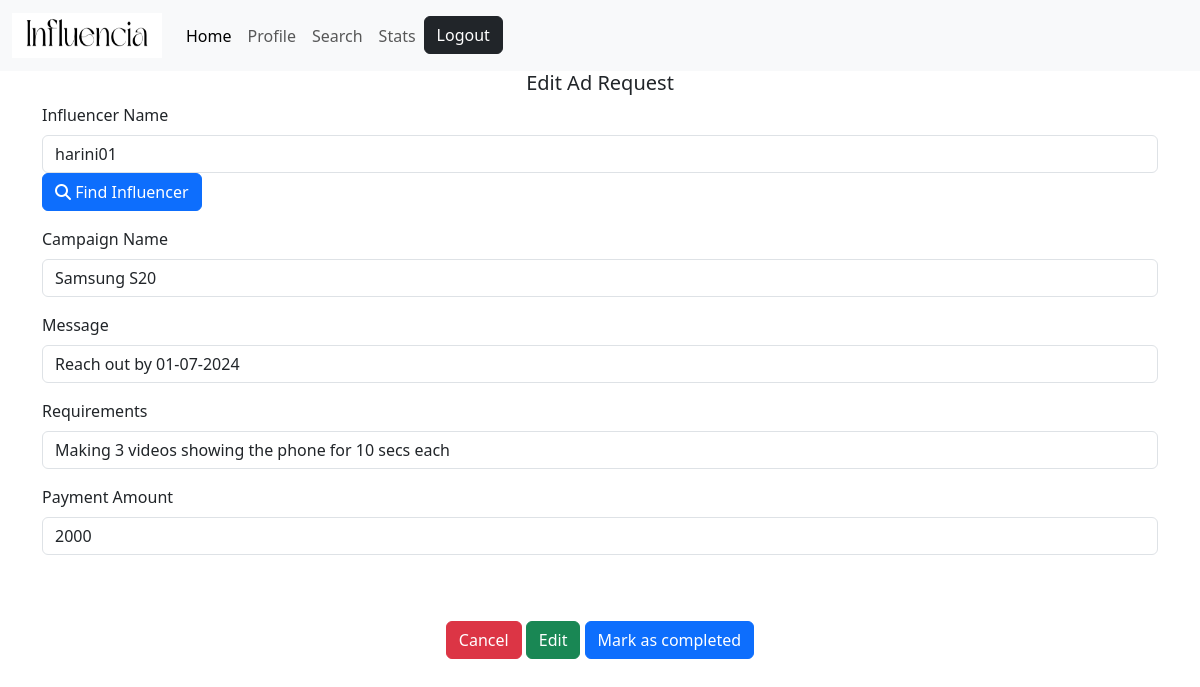
Screenshot of /campaign/adrequest/edit/2/2 (signed in) with the database file from the repository.
### models.py (models this page shows)
class Influencer(db.Model):
    __tablename__="influencer"
    id=db.Column(db.Integer,primary_key=True)
    name=db.Column(db.String,unique=True,nullable=False)
    reach=db.Column(db.String(16))
    niche=db.Column(db.String(256))
    category=db.Column(db.String(256),nullable=False)
    platform=db.Column(db.String(64))
    user_id=db.Column(db.Integer,db.ForeignKey("user.id"))
    profile_pic=db.Column(db.String,nullable=False,default="default_pic.jpg")
    about=db.Column(db.String,nullable=True)
    adreqs=db.relationship("AdRequest",backref="influencer", lazy=True,cascade='all,delete-orphan')
    messages=db.relationship("Message",backref="influencer", lazy=True, cascade="all,delete-orphan")

class Campaign(db.Model):
    __tablename__="campaign"
    id=db.Column(db.Integer,primary_key=True)
    camp_name=db.Column(db.String(32),nullable=False,unique=True)
    description=db.Column(db.String(256))
    niche=db.Column(db.String(256))
    budget=db.Column(db.Integer,nullable=False)
    start_date=db.Column(db.Date,nullable=False)
    end_date=db.Column(db.Date,nullable=False)
    goals=db.Column(db.String(256))
    visibility=db.Column(db.String(16),default="public")
    spo_id=db.Column(db.Integer,db.ForeignKey("sponsor.id"))
    is_flagged=db.Column(db.Boolean,default=False,nullable=False)
    status=db.Column(db.String(32),default="active") #[active,completed,progress(?)]
    adreqs=db.relationship("AdRequest",backref="campaign", lazy=True,cascade='all,delete-orphan')

class Message(db.Model):
    id=db.Column(db.Integer,primary_key=True)
    message_body=db.Column(db.String(256),nullable=False)
    ad_id=db.Column(db.Integer,db.ForeignKey("adrequest.id"))
    influ_id=db.Column(db.Integer,db.ForeignKey("influencer.id"))
    datetime=db.Column(db.DateTime,nullable=False,default=datetime.now())

class AdRequest(db.Model):
    __tablename__="adrequest"
    id=db.Column(db.Integer,primary_key=True)
    influ_id=db.Column(db.Integer,db.ForeignKey("influencer.id"))
    camp_id=db.Column(db.Integer,db.ForeignKey("campaign.id"))
    requirements=db.Column(db.String(256),default="to be written by sponsor")
    pay_amt=db.Column(db.Integer,nullable=False)
    status=db.Column(db.String(32),default="pending") #[pending, accepted, rejected, requested, completed, messaged]
    messages=db.relationship("Message",backref="adrequest", lazy=True, cascade="all,delete-orphan")

### routes.py (the view, shortened to what this page needs)
@app.route('/campaign/adrequest/edit/<int:id>/<int:ad_id>',methods=['GET','POST'])
@check_session
def edit_adreq(id,ad_id):
    campaign=Campaign.query.get(id)
    adreq=AdRequest.query.get(ad_id)
    print(campaign.camp_name,adreq.influencer.name)
    print(adreq)
    message=Message.query.filter_by(ad_id=ad_id,influ_id=adreq.influencer.id).first()
    if not campaign:
        flash("Campaign doesn't exist",category="danger")
        return redirect(url_for('home'))
    if not adreq:
        flash("Ad Request doesn't exist",category="danger")
        return redirect(url_for('adreqs_list',id=id))
    return render_template('Sponsor/AdRequests/edit.html',campaign=campaign,adreq=adreq,message=message)

### routes.py (called while the page is built)
def check_session(func):
    @wraps(func) #to avoid the server throwing an error for not having unique functions;   func-placeholder for the function passed (eg. profile(), login(), etc.)
    def wrapper(*args, **kwargs): #pack and unpacking of : args- positional arguments ; kwargs- keyword arguments
        if 'username' not in session:
            flash("You need to login first!",category="danger")
            return redirect(url_for('login'))
        user=User.query.filter_by(username=session['username']).first()
        if not user:
            session.pop('username')
            return redirect(url_for('logout'))
        return func(*args, **kwargs)
    return wrapper

### templates/Sponsor/AdRequests/edit.html
{% extends 'layout.html' %}
{% block content %}
            <form action="{{url_for('edit_adreq',id=campaign.id,ad_id=adreq.id)}}" method="POST">
              <div  id="new-box">
              <h5 align="center">Edit Ad Request</h5>
                <label for="infu-name" class="form-label">Influencer Name</label>
                <input type="text" class="form-control" id="influ-name" placeholder="Influencer Name" name="influ-name" value="{{adreq.influencer.name}}">
                <button type="button" class="btn btn-primary mb-3">
                  <i class="fa fa-search" aria-hidden="true"></i> Find Influencer
                </button>
                <div class="mb-3">
                  <label for="camp-name" class="form-label">Campaign Name</label>
                  <input type="text" class="form-control" id="camp-name" placeholder="Campaign Name" name="camp-name" value="{{campaign.camp_name}}" readonly>
                </div>
                <div class="mb-3">
                    <label for="message" class="form-label">Message</label>
                    <input type="text" class="form-control" id="message" placeholder="Message sent to influencer" name="message" value="{{message.message_body}}" readonly >
                </div>
                <div class="mb-3">
                  <label for="req" class="form-label">Requirements</label>
                  <input type="text" class="form-control" id="req" placeholder="Requirements for the ad" name="requirements" value="{{adreq.requirements}}">
                </div>
                <div class="mb-3">
                  <label for="amt" class="form-label">Payment Amount</label>
                  <input type="number" class="form-control" id="amt" placeholder="Payment for the influencer" name="amt" value="{{adreq.pay_amt}}">
                </div>
                <div style="text-align:center;padding: 50px;">
                  <a href="{{url_for('adreqs_list',id=campaign.id)}}"><button type="button" class="btn btn-danger">Cancel</button></a>
                  <button type="submit" class="btn btn-success">Edit</button>
                  <a href="{{url_for('adreq_complete',id=campaign.id,ad_id=adreq.id)}}"><button type="button" class="btn btn-primary">Mark as completed</button></a>
              </div>
            </div>
          </form>
          {% endblock %}

### rows the page displays
Influencer: influ-name "harini01"
Campaign: camp-name "Samsung S20"
Message: message "Reach out by 01-07-2024"
AdRequest: requirements "Making 3 videos showing the phone for 10 secs each", amt "2000"
